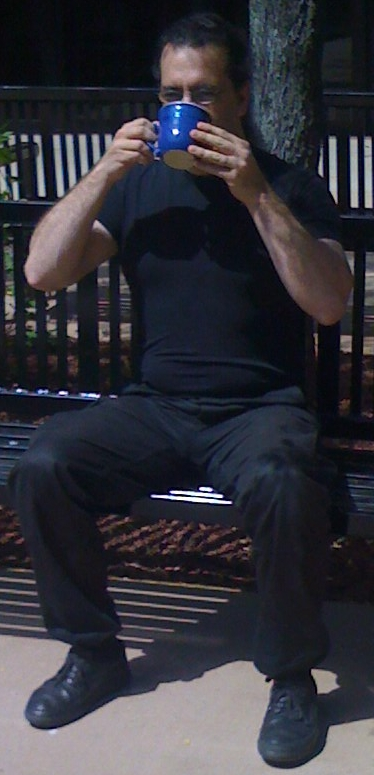
//> input picture code/chapter01/adrian.jpg, 374 x 775 px
$ ./ch7_ex7_1 adrian.jpg   (built with g++ and OpenCV 4)
//> lines starting //> are read from the running program, lines starting //| are printed output that depends on the picture
//
// Example 7-1. Histogram computation and display
//
//
/* *************** License:**************************
   Oct. 3, 2008
   Right to use this code in any way you want without warrenty, support or any guarentee of it working.

   BOOK: It would be nice if you cited it:
   Learning OpenCV: Computer Vision with the OpenCV Library
     by Gary Bradski and Adrian Kaehler
     Published by O'Reilly Media, October 3, 2008

   AVAILABLE AT:
     http://www.amazon.com/Learning-OpenCV-Computer-Vision-Library/dp/0596516134
     Or: http://oreilly.com/catalog/9780596516130/
     ISBN-10: 0596516134 or: ISBN-13: 978-0596516130

   OTHER OPENCV SITES:
   * The source code is on sourceforge at:
     http://sourceforge.net/projects/opencvlibrary/
   * The OpenCV wiki page (As of Oct 1, 2008 this is down for changing over servers, but should come back):
     http://opencvlibrary.sourceforge.net/
   * An active user group is at:
     http://tech.groups.yahoo.com/group/OpenCV/
   * The minutes of weekly OpenCV development meetings are at:
     http://pr.willowgarage.com/wiki/OpenCV
   ************************************************** */
//
//
//
#include <cv.h>
#include <highgui.h>

int main( int argc, char** argv ) {

    IplImage* src;

    if( argc == 2 && (src=cvLoadImage(argv[1], 1))!= 0) {
//> src is the input picture: 775 rows x 374 cols, CV_8UC3; mean B, G, R 58.5, 51, 51.2

        // Compute the HSV image, and decompose it into separate planes.
        //
        IplImage* hsv = cvCreateImage( cvGetSize(src), 8, 3 );
        cvCvtColor( src, hsv, CV_BGR2HSV );
//> hsv: 775 rows x 374 cols, CV_8UC3; mean H, S, V 104.9, 82.3, 61.9

        IplImage* h_plane  = cvCreateImage( cvGetSize(src), 8, 1 );
        IplImage* s_plane  = cvCreateImage( cvGetSize(src), 8, 1 );
        IplImage* v_plane  = cvCreateImage( cvGetSize(src), 8, 1 );
        IplImage* planes[] = { h_plane, s_plane };
        cvCvtPixToPlane( hsv, h_plane, s_plane, v_plane, 0 );
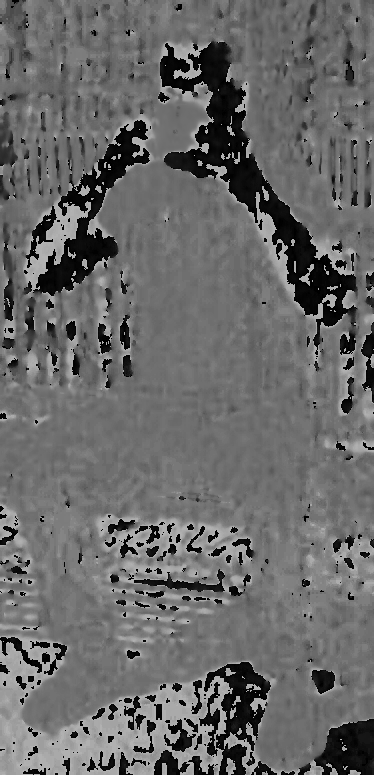
//> h_plane: 775 rows x 374 cols, CV_8UC1; min 0, max 179, mean 104.9
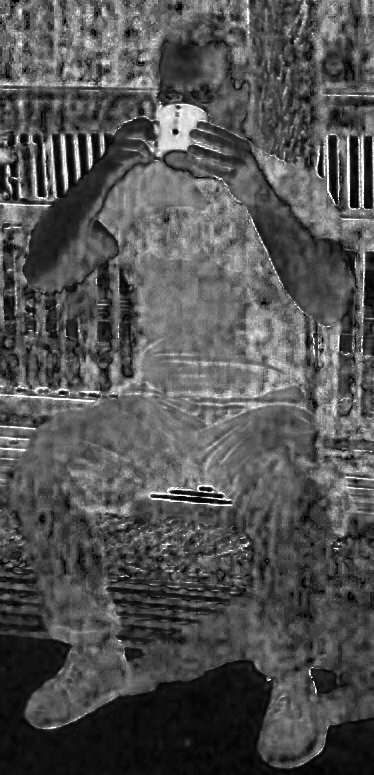
//> s_plane: 775 rows x 374 cols, CV_8UC1; min 0, max 255, mean 82.3
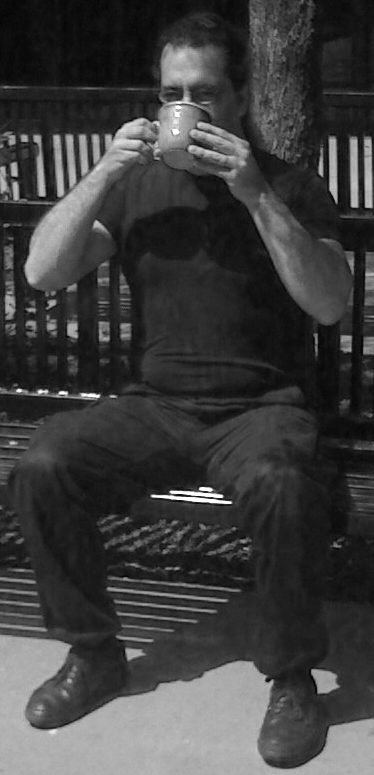
//> v_plane: 775 rows x 374 cols, CV_8UC1; min 0, max 255, mean 61.9

        // Build the histogram and compute its contents.
        //
        int h_bins = 30, s_bins = 32;
        CvHistogram* hist;
        {
          int    hist_size[] = { h_bins, s_bins };
          float  h_ranges[]  = { 0, 180 };          // hue is [0,180]
          float  s_ranges[]  = { 0, 255 };
          float* ranges[]    = { h_ranges, s_ranges };
          hist = cvCreateHist(
            2,
            hist_size,
            CV_HIST_ARRAY,
            ranges,
            1
          );
        }
        cvCalcHist( planes, hist, 0, 0 );

        // Create an image to use to visualize our histogram.
        //
        int scale = 10;
        IplImage* hist_img = cvCreateImage(
          cvSize( h_bins * scale, s_bins * scale ),
          8,
          3
        );
        cvZero( hist_img );

        // populate our visualization with little gray squares.
        //
        float max_value = 0;
        cvGetMinMaxHistValue( hist, 0, &max_value, 0, 0 );

        for( int h = 0; h < h_bins; h++ ) {
            for( int s = 0; s < s_bins; s++ ) {
                float bin_val = cvQueryHistValue_2D( hist, h, s );
                int intensity = cvRound( bin_val * 255 / max_value );
                cvRectangle(
                  hist_img,
                  cvPoint( h*scale, s*scale ),
                  cvPoint( (h+1)*scale - 1, (s+1)*scale - 1),
                  CV_RGB(intensity,intensity,intensity),
                  CV_FILLED
                );
            }
        }

        cvNamedWindow( "Source", 1 );
        cvShowImage(   "Source", src );

        cvNamedWindow( "H-S Histogram", 1 );
        cvShowImage(   "H-S Histogram", hist_img );
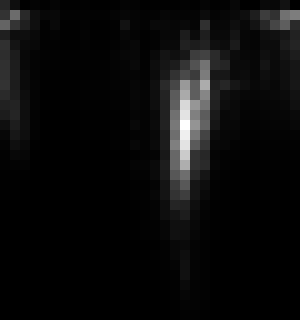
//> window 'H-S Histogram': 320 rows x 300 cols, CV_8UC3; min 0, max 255, mean 11.7

        cvWaitKey(0);
    }
}
